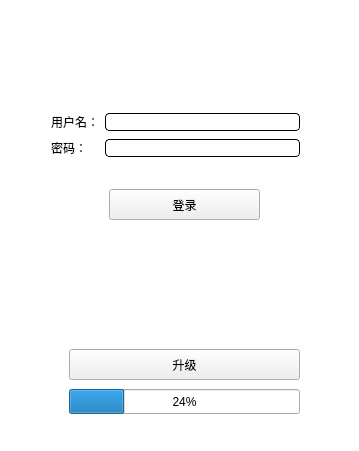
<?xml version="1.0" encoding="UTF-8"?>
<ui version="4.0">
 <class>MainWindow</class>
 <widget class="QMainWindow" name="MainWindow">
  <property name="geometry">
   <rect>
    <x>0</x>
    <y>0</y>
    <width>359</width>
    <height>451</height>
   </rect>
  </property>
  <property name="windowTitle">
   <string>RemoteTC</string>
  </property>
  <property name="styleSheet">
   <string notr="true">QLineEdit{
	border-style: solid;
	border-width: 1px;
	border-radius: 4px;
}
QMainWindow{
	background-color: white;
}</string>
  </property>
  <widget class="QWidget" name="centralWidget">
   <widget class="QPushButton" name="pushButton">
    <property name="geometry">
     <rect>
      <x>109</x>
      <y>189</y>
      <width>151</width>
      <height>31</height>
     </rect>
    </property>
    <property name="text">
     <string>登录</string>
    </property>
   </widget>
   <widget class="QPushButton" name="pushButton_2">
    <property name="geometry">
     <rect>
      <x>69</x>
      <y>349</y>
      <width>231</width>
      <height>31</height>
     </rect>
    </property>
    <property name="text">
     <string>升级</string>
    </property>
   </widget>
   <widget class="QLabel" name="label_3">
    <property name="geometry">
     <rect>
      <x>40</x>
      <y>250</y>
      <width>261</width>
      <height>71</height>
     </rect>
    </property>
    <property name="text">
     <string/>
    </property>
   </widget>
   <widget class="QProgressBar" name="progressBar">
    <property name="geometry">
     <rect>
      <x>69</x>
      <y>389</y>
      <width>231</width>
      <height>25</height>
     </rect>
    </property>
    <property name="value">
     <number>24</number>
    </property>
   </widget>
   <widget class="QLabel" name="label_4">
    <property name="geometry">
     <rect>
      <x>0</x>
      <y>0</y>
      <width>361</width>
      <height>71</height>
     </rect>
    </property>
    <property name="styleSheet">
     <string notr="true">background-image: url(:/resource/logo.png);</string>
    </property>
    <property name="text">
     <string/>
    </property>
   </widget>
   <widget class="QWidget" name="">
    <property name="geometry">
     <rect>
      <x>40</x>
      <y>100</y>
      <width>271</width>
      <height>71</height>
     </rect>
    </property>
    <layout class="QGridLayout" name="gridLayout">
     <item row="0" column="0">
      <widget class="QLabel" name="label">
       <property name="text">
        <string>用户名：</string>
       </property>
      </widget>
     </item>
     <item row="0" column="1">
      <widget class="QLineEdit" name="lineEdit"/>
     </item>
     <item row="1" column="0">
      <widget class="QLabel" name="label_2">
       <property name="text">
        <string>密码：</string>
       </property>
      </widget>
     </item>
     <item row="1" column="1">
      <widget class="QLineEdit" name="lineEdit_2"/>
     </item>
    </layout>
   </widget>
  </widget>
 </widget>
 <layoutdefault spacing="6" margin="11"/>
 <resources/>
 <connections/>
</ui>
